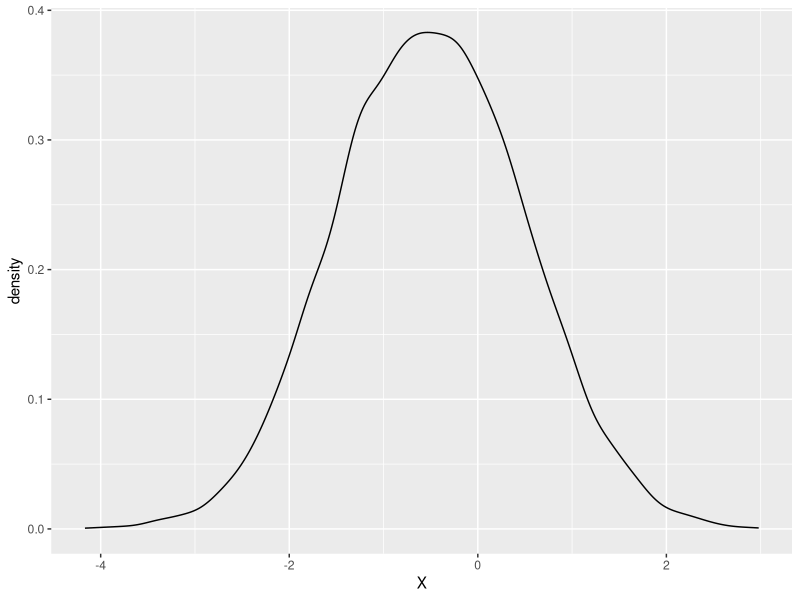
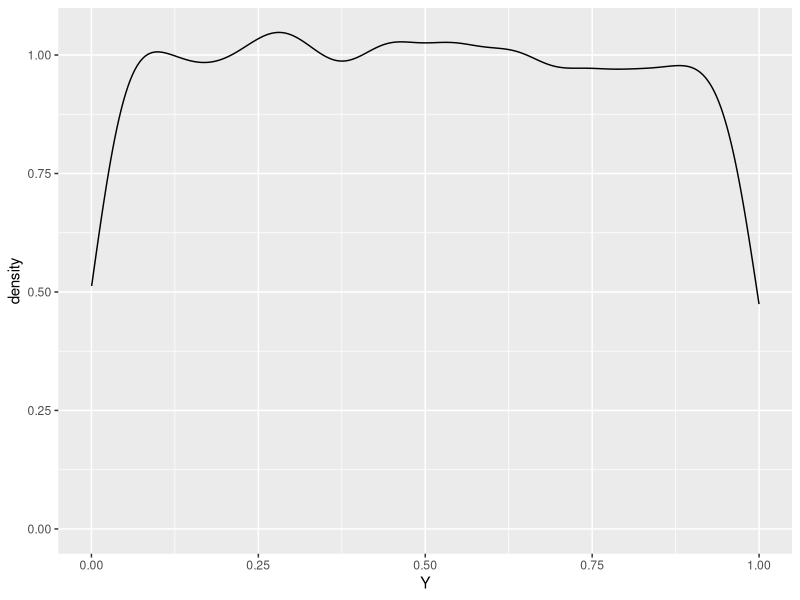
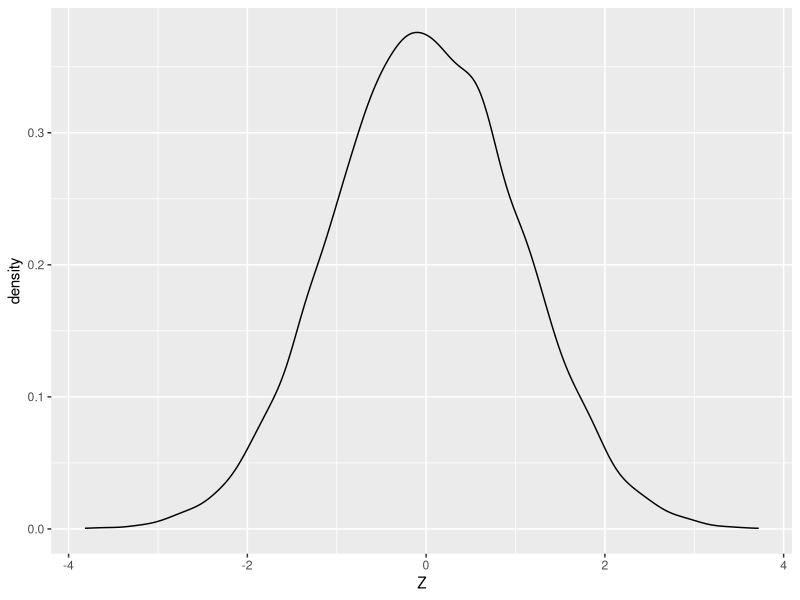

Recreate these plots in R, in order.
## ---- chunk 1
knitr::opts_chunk$set(echo = TRUE)
library(tidyverse)
library(magrittr)
## ---- chunk 2
yap <- tibble(
  w = 1:1000,
  X = case_when(
    w %% 2 == 0 ~ 0,
    w %% 3 == 0 ~ 1,
    TRUE        ~ 2
  )
)
E <- yap %>% 
  summarize(mean = mean(X))

yap_pdf <- yap %>% 
  count(X) %>% 
  mutate(p = n/nrow(yap),
         fxx = p * X ) %>% 
  summarize(E = sum(fxx))

yap %$% {
  mean(X)
}

integrand <- function(x) {
  x*dexp(x,2)
}

integrate(integrand,0,999)

## ---- chunk 3
dgp <- function(n){
tibble(
  X = rnorm(n,-0.5,1),
  Y = runif(n),
  Z = X+Y
)
}

yeet <- dgp(10000)
d_e <- dgp(100000) %>% 
  summarize(EX = mean(X),
            EY = mean(Y),
            EZ = mean(Z)) #they are additive inverses
Density <- function(df, ...){
  df %>% 
    ggplot() +
    geom_density(aes(x=...))
}

Density(yeet, X)
Density(yeet, Y)
Density(yeet, Z)
## ---- chunk 4
con <- dgp(10000) %>% 
  filter(Z==0) %>% 
  summarize(mean(X))
